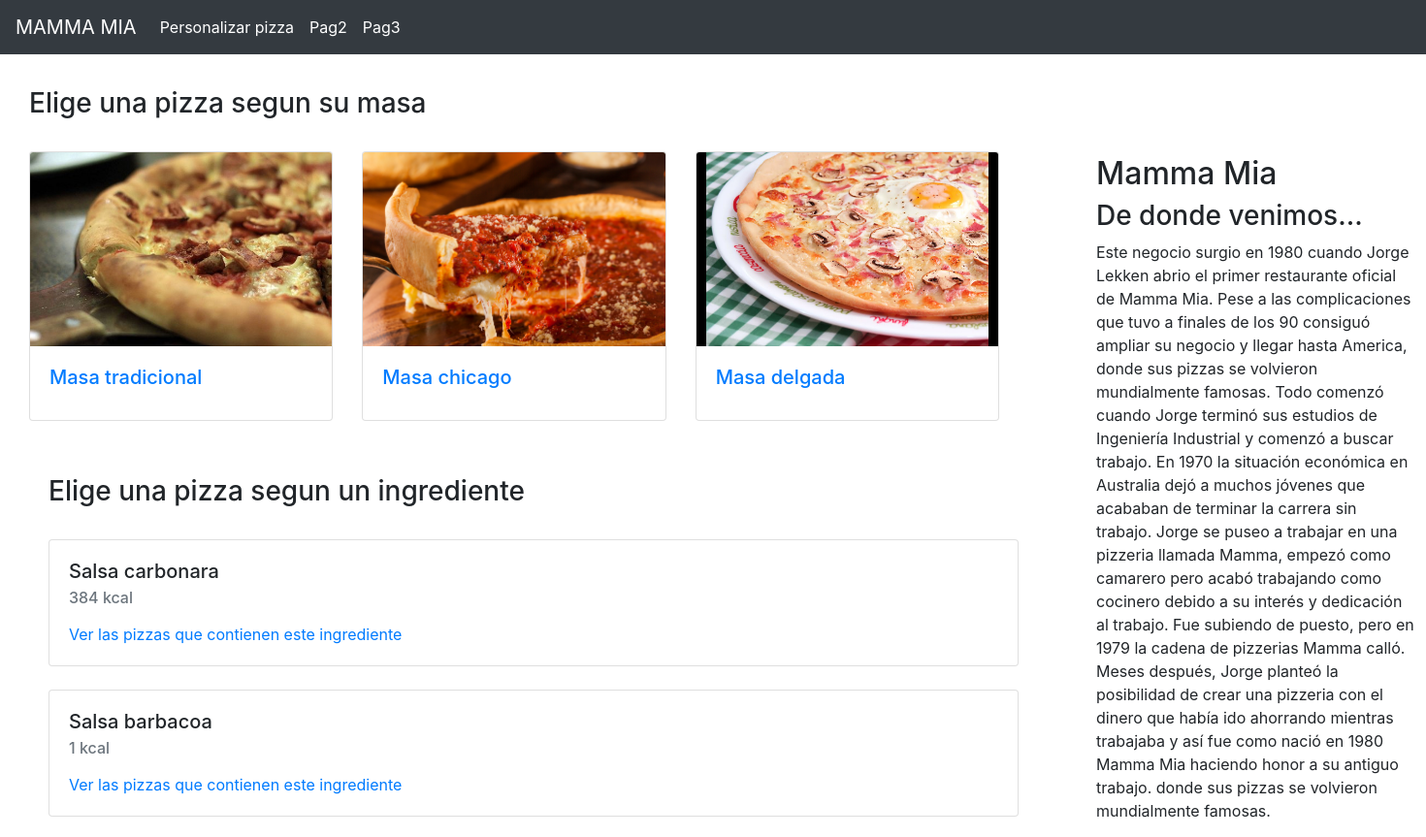
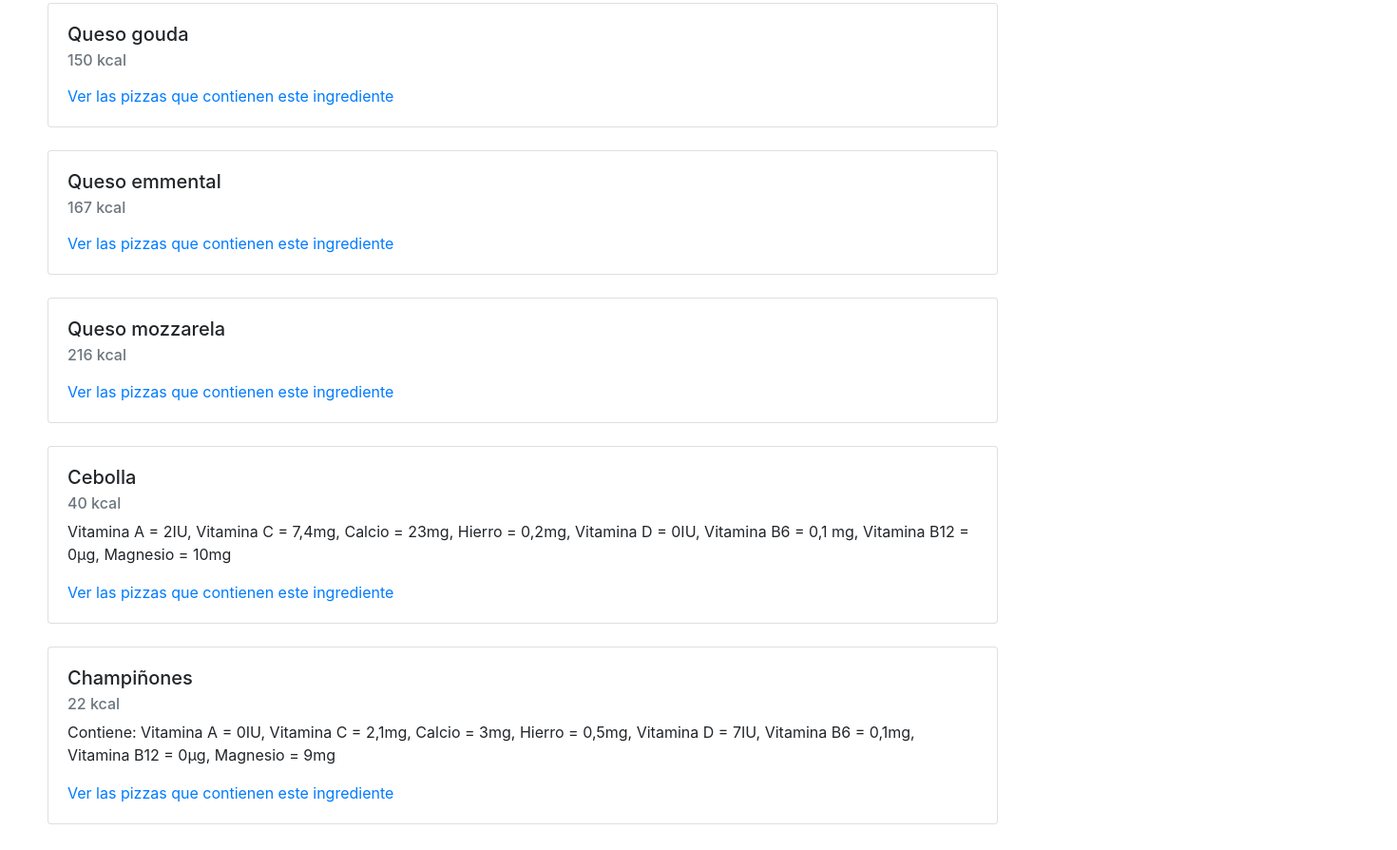
The page / on the database its author committed (2 pictures, top to bottom).
### MammaMia/models.py (models this page shows, shortened)
class Masa(models.Model):
    nameMa = models.CharField(max_length = 255)
    image = models.ImageField(upload_to ='media')
    descrip = models.CharField(max_length = 500)
    def getMasa(self):
        return reverse('masaPage', args=[self.pk])

class Ingrediente(models.Model):
    nameIn = models.CharField(max_length = 500)
    calorias = models.CharField(max_length = 4)
    descrip = models.CharField(max_length = 355)
    def getIngrediente(self):
        return reverse('ingredPage', args=[self.pk])

### MammaMia/views.py (the view)
# urls.py: path('', views.homepage, name = 'home'),
def homepage(request):
    masas = Masa.objects.all()
    ingredientes = Ingrediente.objects.all()
    context = {'masas':masas, 'ingredientes':ingredientes}
    return render(request, 'home.html', context)

### MammaMia/templates/home.html (shortened to what this page needs)
{% extends 'base.html' %}
{% block content %}
    <div class="contenedorMasa">
         <h3>Elige una pizza segun su masa</h3>
         <br>
        <div class="card-deck">
            {% for masa in masas %}
                <div class="card" style="width: 18rem;">
                    <a href="{{masa.getMasa}}">
                         <img class="card-img-top" src= "MammaMia/{{masa.image}}" height="200" width="200"/>
                         <div class="card-body">
                            <h5 class="card-title"> {{masa.nameMa}}</h5>
                    </a>
                    </div>
                </div>
            {%endfor%}
        </div>
        <div class="contenedorIngred">
         <h3>Elige una pizza segun un ingrediente</h3>
         <br>
         {% for ingrediente in ingredientes %}
            <div class="card">
                <div class="card-body">
                  <h5 class="card-title">{{ingrediente.nameIn}}</h5>
                  <h6 class="card-subtitle mb-2 text-muted">{{ingrediente.calorias}} kcal</h6>
                  <p class="card-text">{{ingrediente.descrip}}</p>
                  <a href="{{ingrediente.getIngrediente}}" class="card-link">Ver las pizzas que contienen este ingrediente</a>
                </div>
              </div>
              <br>
         {% endfor %}
         </div>
        <div class="contenedorDescrip">
          <h2>Mamma Mia</h2>
          <h3>De donde venimos...</h3>
         <p>Este negocio surgio en 1980 cuando Jorge Lekken abrio el primer restaurante oficial de Mamma Mia.
            Pese a las complicaciones que tuvo a finales de los 90 consiguó ampliar su negocio y llegar hasta America,
            donde sus pizzas se volvieron mundialmente famosas. Todo comenzó cuando Jorge terminó sus estudios de Ingeniería
            Industrial y comenzó a buscar trabajo. En 1970 la situación económica en Australia dejó a muchos jóvenes que acababan
            de terminar la carrera sin trabajo. Jorge se puseo a trabajar en una pizzeria llamada Mamma, empezó como camarero pero acabó
            trabajando como cocinero debido a su interés y dedicación al trabajo. Fue subiendo de puesto, pero en 1979 la cadena de pizzerias
            Mamma calló. Meses después, Jorge planteó la posibilidad de crear una pizzeria con el dinero que había ido ahorrando mientras
            trabajaba y así fue como nació en 1980 Mamma Mia haciendo honor a su antiguo trabajo.
            donde sus pizzas se volvieron mundialmente famosas.
         </p>
        </div>
    </body>
{% endblock%}

### MammaMia/templates/base.html (shortened to what this page needs)
<!DOCTYPE html>
<html lang="en">
    <head>
        {% load static %}
        <link rel="stylesheet" type="text/css" href="{% static 'css/diseno.css' %}"/>
        <link rel="stylesheet" href="https://stackpath.bootstrapcdn.com/bootstrap/4.1.3/css/\bootstrap.min.css"integrity="sha384-MCw98/SFnGE8fJT3GXwEOngsV7Zt27NXFoaoApmYm81i\uXoPkFOJwJ8ERdknLPMO">
    </head>
    <body>
        <div id="main-content" class="rest">
          <nav class="navbar navbar-expand-lg navbar-dark bg-dark" id="barra">
            <div class="collapse navbar-collapse" id="navbarTogglerDemo01">
              <a class="navbar-brand" href="/">MAMMA MIA</a>
              <ul class="navbar-nav mr-auto mt-2 mt-lg-0">
                <li class="nav-item active">
                  <a class="nav-link" href='../crearPizza'> Personalizar pizza </a>
                </li>
                <li class="nav-item">
                  <a class="nav-link active" href="#">Pag2</a>
                </li>
                <li class="nav-item">
                  <a class="nav-link active" href="#" tabindex="-1" aria-disabled="true">Pag3</a>
                </li>
              </ul>
            </div>
          </nav>
              <div id="contenidoHome">
                  {% block content %}
                  {% endblock %}
    </body>
</html>

### MammaMia/static/css/diseno.css (style rules this page uses)
.contenedorMasa { position: absolute; height: 2500px; width: 1000px; left: 30px; top: 90px; }
.contenedorIngred { position: absolute; height: 6000px; width: 1000px; top: 400px; left: 20px; }
.contenedorDescrip { position: absolute; height: 600px; width: 330px; top: 70px; left: 1100px; }

### rows shown on the page
Masa: image (picture), nameMa "Masa tradicional"
Masa: image (picture), nameMa "Masa chicago"
Masa: image (picture), nameMa "Masa delgada"
Ingrediente: nameIn "Salsa carbonara", calorias "384"
Ingrediente: nameIn "Salsa barbacoa", calorias "1"
Ingrediente: nameIn "Queso gouda", calorias "150"
Ingrediente: nameIn "Queso emmental", calorias "167"
Ingrediente: nameIn "Queso mozzarela", calorias "216"
Ingrediente: nameIn "Cebolla", calorias "40", descrip "Vitamina A = 2IU, Vitamina C = 7,4mg, Calcio = 23mg, Hierro = 0,2mg, Vitamina D = 0IU, Vitamina B6 = 0,1 mg, Vitamina B12 = 0µg, Magnesio = 10mg"
Ingrediente: nameIn "Champiñones", calorias "22", descrip "Contiene: Vitamina A = 0IU, Vitamina C = 2,1mg, Calcio = 3mg, Hierro = 0,5mg, Vitamina D = 7IU, Vitamina B6 = 0,1mg, Vitamina B12 = 0µg, Magnesio = 9mg"
